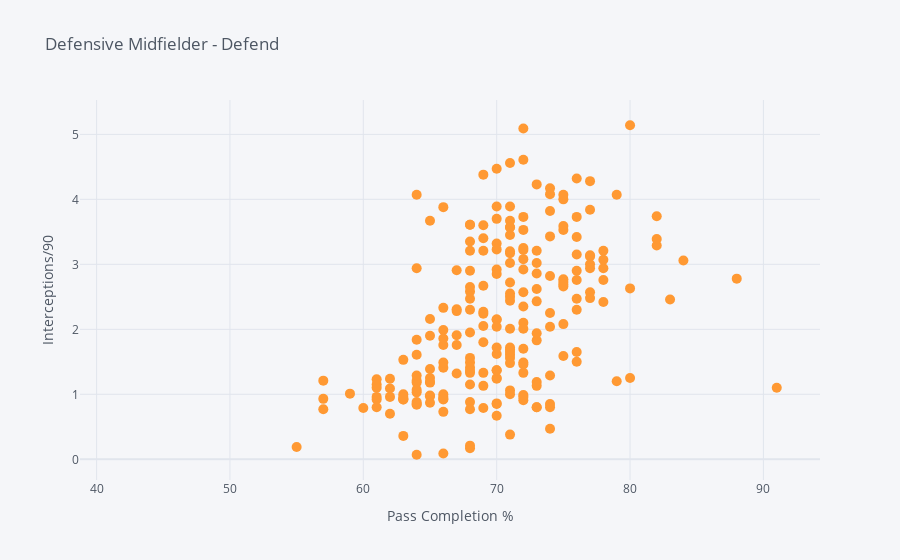

Notebook source saved alongside this figure:
### Code cell
df1.iplot(kind='scatter',x='Pas %',y='Int/90',
           mode='markers',text='Name',size=10,
          xTitle='Pass Completion %',yTitle='Interceptions/90',title='Defensive Midfielder - Defend')

### Figure 1 — Plotly figure (JSON) as saved in the notebook; plotly's stock layout.template omitted (floating-point values rounded to 4 significant figures; data arrays with more than 128 entries replaced by an {"elided": "..."} marker saying what was removed)
{"data": [{"line": {"color": "rgba(255, 153, 51, 1.0)", "dash": "solid", "shape": "linear", "width": 1.3}, "marker": {"size": 10, "symbol": "circle"}, "mode": "markers", "name": "Int/90", "text": {"elided": "272 str values"}, "type": "scatter", "x": {"elided": "272 str values"}, "y": {"elided": "272 str values"}}], "layout": {"legend": {"bgcolor": "#F5F6F9", "font": {"color": "#4D5663"}}, "paper_bgcolor": "#F5F6F9", "plot_bgcolor": "#F5F6F9", "title": {"font": {"color": "#4D5663"}, "text": "Defensive Midfielder - Defend"}, "xaxis": {"gridcolor": "#E1E5ED", "showgrid": true, "tickfont": {"color": "#4D5663"}, "title": {"font": {"color": "#4D5663"}, "text": "Pass Completion %"}, "zerolinecolor": "#E1E5ED"}, "yaxis": {"gridcolor": "#E1E5ED", "showgrid": true, "tickfont": {"color": "#4D5663"}, "title": {"font": {"color": "#4D5663"}, "text": "Interceptions/90"}, "zerolinecolor": "#E1E5ED"}}}
